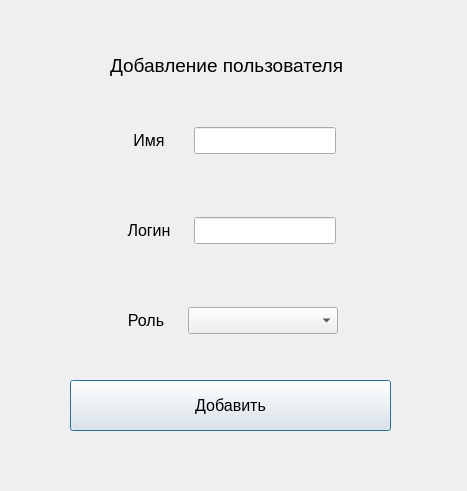
<?xml version="1.0" encoding="UTF-8"?>
<ui version="4.0">
 <class>Dialog</class>
 <widget class="QDialog" name="Dialog">
  <property name="geometry">
   <rect>
    <x>0</x>
    <y>0</y>
    <width>467</width>
    <height>491</height>
   </rect>
  </property>
  <property name="windowTitle">
   <string>Добавление пользователя</string>
  </property>
  <widget class="QPushButton" name="adddButton">
   <property name="geometry">
    <rect>
     <x>70</x>
     <y>380</y>
     <width>321</width>
     <height>51</height>
    </rect>
   </property>
   <property name="font">
    <font>
     <pointsize>12</pointsize>
    </font>
   </property>
   <property name="text">
    <string>Добавить</string>
   </property>
  </widget>
  <widget class="QLabel" name="label">
   <property name="geometry">
    <rect>
     <x>110</x>
     <y>40</y>
     <width>271</width>
     <height>51</height>
    </rect>
   </property>
   <property name="font">
    <font>
     <pointsize>14</pointsize>
    </font>
   </property>
   <property name="text">
    <string>Добавление пользователя</string>
   </property>
  </widget>
  <widget class="QWidget" name="horizontalLayoutWidget">
   <property name="geometry">
    <rect>
     <x>110</x>
     <y>100</y>
     <width>241</width>
     <height>81</height>
    </rect>
   </property>
   <layout class="QHBoxLayout" name="horizontalLayout">
    <item>
     <widget class="QLabel" name="nameLabel">
      <property name="sizePolicy">
       <sizepolicy hsizetype="Fixed" vsizetype="Preferred">
        <horstretch>50</horstretch>
        <verstretch>0</verstretch>
       </sizepolicy>
      </property>
      <property name="minimumSize">
       <size>
        <width>50</width>
        <height>0</height>
       </size>
      </property>
      <property name="font">
       <font>
        <pointsize>12</pointsize>
       </font>
      </property>
      <property name="text">
       <string>Имя</string>
      </property>
      <property name="alignment">
       <set>Qt::AlignCenter</set>
      </property>
     </widget>
    </item>
    <item>
     <widget class="QLineEdit" name="nameLineEdit">
      <property name="sizePolicy">
       <sizepolicy hsizetype="Fixed" vsizetype="Fixed">
        <horstretch>0</horstretch>
        <verstretch>0</verstretch>
       </sizepolicy>
      </property>
      <property name="font">
       <font>
        <pointsize>12</pointsize>
       </font>
      </property>
     </widget>
    </item>
   </layout>
  </widget>
  <widget class="QWidget" name="horizontalLayoutWidget_2">
   <property name="geometry">
    <rect>
     <x>110</x>
     <y>190</y>
     <width>241</width>
     <height>81</height>
    </rect>
   </property>
   <layout class="QHBoxLayout" name="horizontalLayout_2">
    <item>
     <widget class="QLabel" name="loginLabel">
      <property name="sizePolicy">
       <sizepolicy hsizetype="Fixed" vsizetype="Preferred">
        <horstretch>50</horstretch>
        <verstretch>0</verstretch>
       </sizepolicy>
      </property>
      <property name="minimumSize">
       <size>
        <width>50</width>
        <height>0</height>
       </size>
      </property>
      <property name="font">
       <font>
        <pointsize>12</pointsize>
       </font>
      </property>
      <property name="text">
       <string>Логин</string>
      </property>
      <property name="alignment">
       <set>Qt::AlignCenter</set>
      </property>
     </widget>
    </item>
    <item>
     <widget class="QLineEdit" name="loginLineEdit">
      <property name="sizePolicy">
       <sizepolicy hsizetype="Fixed" vsizetype="Fixed">
        <horstretch>0</horstretch>
        <verstretch>0</verstretch>
       </sizepolicy>
      </property>
      <property name="font">
       <font>
        <pointsize>12</pointsize>
       </font>
      </property>
     </widget>
    </item>
   </layout>
  </widget>
  <widget class="QWidget" name="horizontalLayoutWidget_3">
   <property name="geometry">
    <rect>
     <x>110</x>
     <y>280</y>
     <width>241</width>
     <height>81</height>
    </rect>
   </property>
   <layout class="QHBoxLayout" name="horizontalLayout_3">
    <item>
     <widget class="QLabel" name="roleLabel">
      <property name="sizePolicy">
       <sizepolicy hsizetype="Fixed" vsizetype="Preferred">
        <horstretch>50</horstretch>
        <verstretch>0</verstretch>
       </sizepolicy>
      </property>
      <property name="minimumSize">
       <size>
        <width>50</width>
        <height>0</height>
       </size>
      </property>
      <property name="font">
       <font>
        <pointsize>12</pointsize>
       </font>
      </property>
      <property name="text">
       <string>Роль</string>
      </property>
      <property name="alignment">
       <set>Qt::AlignCenter</set>
      </property>
     </widget>
    </item>
    <item>
     <widget class="QComboBox" name="roleComboBox">
      <property name="sizePolicy">
       <sizepolicy hsizetype="Fixed" vsizetype="Fixed">
        <horstretch>0</horstretch>
        <verstretch>0</verstretch>
       </sizepolicy>
      </property>
      <property name="minimumSize">
       <size>
        <width>150</width>
        <height>0</height>
       </size>
      </property>
      <property name="font">
       <font>
        <pointsize>12</pointsize>
       </font>
      </property>
      <property name="focusPolicy">
       <enum>Qt::WheelFocus</enum>
      </property>
     </widget>
    </item>
   </layout>
  </widget>
 </widget>
 <resources/>
 <connections/>
</ui>
